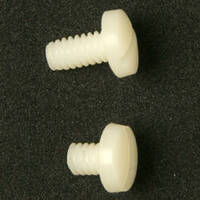
#> input picture P8/tornillos.png, 200 x 200 px
$ python P8.py
#> lines starting #> are read from the running program, lines starting #| are printed output that depends on the picture

import numpy as np
import matplotlib.pyplot as plt
import cv2
from sklearn.cluster import KMeans
from scipy.spatial import distance
from operator import indexOf


def crearGrupos(valores_pixel,k,l,n):
    grupos=[]
    #Asigno los grupos de la primer iteracion
    for i in range(k-1):
        grupos.append(np.append(valores_pixel[(l*i):(l*(i+1)),:],np.full((l,1),i),axis=1))
    grupos.append(np.append(valores_pixel[l*(k-1):,:],np.full(((l+n%k),1),k-1),axis=1))
    return grupos

def calcularCentroides(grupos,matriz):
    means=matriz   #Matriz de los centroides
    #Calcular medias (centroides)
    for i in range(k):
        for j in range(3):
            #Promedio de cada columna donde el grupo coincida con el cluster
            means[i][j]=np.mean(grupos[:,j][grupos[:,3]==i])
    return means

def calcularDistancias(valores_pixel,centroides,n):
    distancias=np.zeros((len(valores_pixel),k)) #Matriz de distancias de los pixeles a los grupos
    indices=np.zeros((len(valores_pixel),1))    #Arreglo de los indices con la menor distancia
    for i in range(n):
        for j in range(k):
            distancias[i][j]=distance.euclidean(valores_pixel[i],centroides[j])
        indices[i]=indexOf(distancias[i],min(distancias[i]))  #Indice del valor menor
    return indices

def clustering(valores_pixel,k):

    n=len(valores_pixel)
    l=(n//k)        #Division entera

    #Crear grupos
    grupos=crearGrupos(valores_pixel,k,l,n)

    #Juntar los grupos en una matriz

    grupos=np.vstack(grupos)

    for i in range(5):  #Iterar 5 veces
        #Calculo los centroides
        centroides=calcularCentroides(grupos,np.zeros((k,3)))

        #Calcular distancias de pixeles a cada centroide
        nuevosGpos=calcularDistancias(valores_pixel,centroides,n)

        #Reasignar grupos
        for j in range(n):
            grupos[j,3]=nuevosGpos[j]

    graficarClusters(grupos,centroides,k)
    #Reasignar los valores al de los centroides
    for i in range(k):
        for j in range(3):
            grupos[:,:-1][grupos[:,3]==i]=centroides[i]

    return grupos[:,:-1]

def graficarClusters(img_grupos,centroides,k):

    fig=plt.figure(figsize=(8,8))
    ax=fig.add_subplot(projection="3d")

    colores=['blue','red','green','cyan','yellow','orange','black','pink','brown','purple','olive','#AEBF00','#006E9A','#1818CE','#F6D21C','#A83314']
    #Graficar clusters
    for i in range(k):
        ax.scatter(img_grupos[:,0][img_grupos[:,3]==i],img_grupos[:,1][img_grupos[:,3]==i],img_grupos[:,2][img_grupos[:,3]==i],s=0.5,c=colores[i],label="Color %s" %str(i+1))
    ax.scatter(centroides[:,0],centroides[:,1],centroides[:,2],s=100,c="orange",marker="*")
    plt.title("Clustering de colores")
    plt.xlabel("Canal R")
    plt.ylabel("Canal G")
    ax.set_zlabel("Canal B")
    plt.show()

def mostrarImagenSegmentada(imagen,img_segmentada,k):
    #Mostrar imagen resultante
    plt.figure(figsize=(10,4))
    plt.subplot(1,2,1),plt.imshow(cv2.cvtColor(imagen, cv2.COLOR_BGR2RGB))
    plt.title('Imagen Original'), plt.xticks([]), plt.yticks([])
    plt.subplot(1,2,2),plt.imshow(img_segmentada)
    plt.title('Imagen segmentada con %i clusters' %k), plt.xticks([]), plt.yticks([])
    plt.show()


#Cargo la imagen
imagen=cv2.imread('tornillos.png')
#> imagen is the input picture: shape (200, 200, 3); mean B, G, R 54.4, 70.5, 70.1

#Obtencion de los canales RGB
b,g,r=cv2.split(imagen)
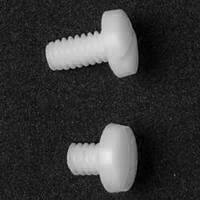
#> b: shape (200, 200); min 0, max 234, mean 54.4
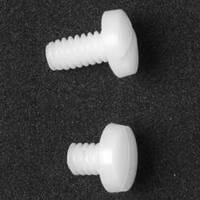
#> g: shape (200, 200); min 2, max 254, mean 70.5
b=b.reshape(-1)
g=g.reshape(-1)
r=r.reshape(-1)

k=0     #Numero de clusters

while(k<=1):
    k=int(input("Ingrese el numero de clusters: "))
#> this loop made 1 pass; the answer given on pass 1: 3

#Convertir en arreglo de ternas
valores_pixel=np.array(list(zip(r,g,b)))
#Aplicar el clustering a los pixeles
img_segmentada=clustering(valores_pixel,k)
#> in clustering, `n=len(valores_pixel)`: n = 40000
#> in clustering, `l=(n//k)`: l = 13333
#> after the loop in crearGrupos, `for i in range(k-1):`: grupos = 2 items
#> in clustering, `grupos=crearGrupos(valores_pixel,k,l,n)`: grupos = 3 items
#> in graficarClusters, `plt.show()`:
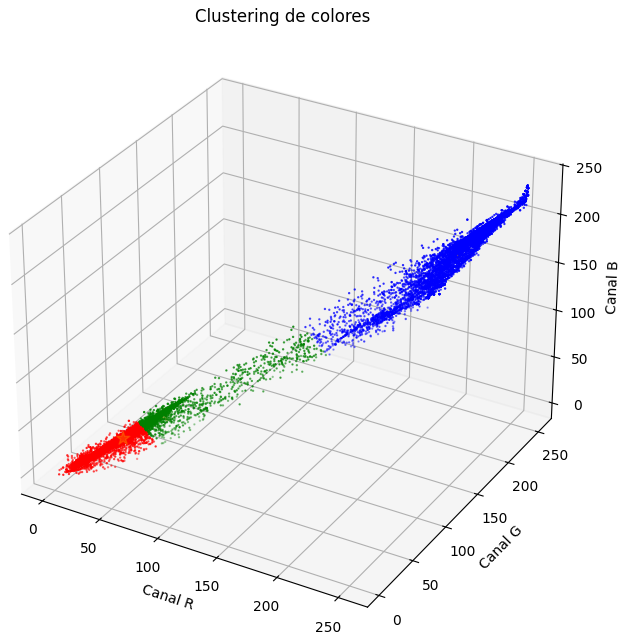
#> figure drawn by matplotlib, 1 panel

#Redimensionar imagen segmentada
img_segmentada=np.reshape(img_segmentada,(imagen.shape))
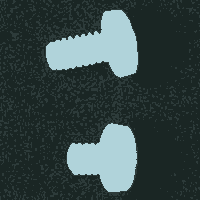
#> img_segmentada: shape (200, 200, 3) int64; mean B, G, R 70.5, 70.8, 54.6
#Graficar segmentacion
mostrarImagenSegmentada(imagen,img_segmentada,k)
#> in mostrarImagenSegmentada, `plt.show()`:
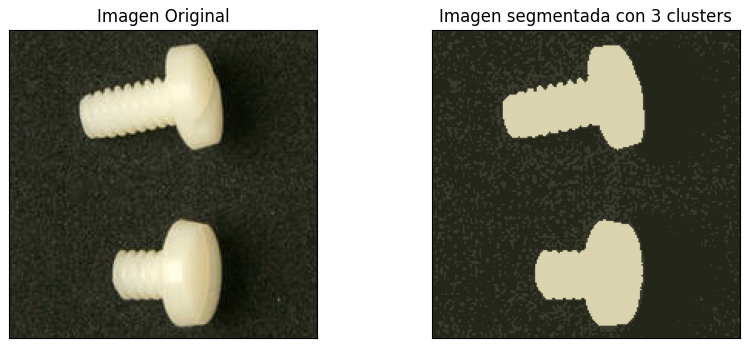
#> figure drawn by matplotlib, 2 panels; B, G, R data is drawn as R, G, B
